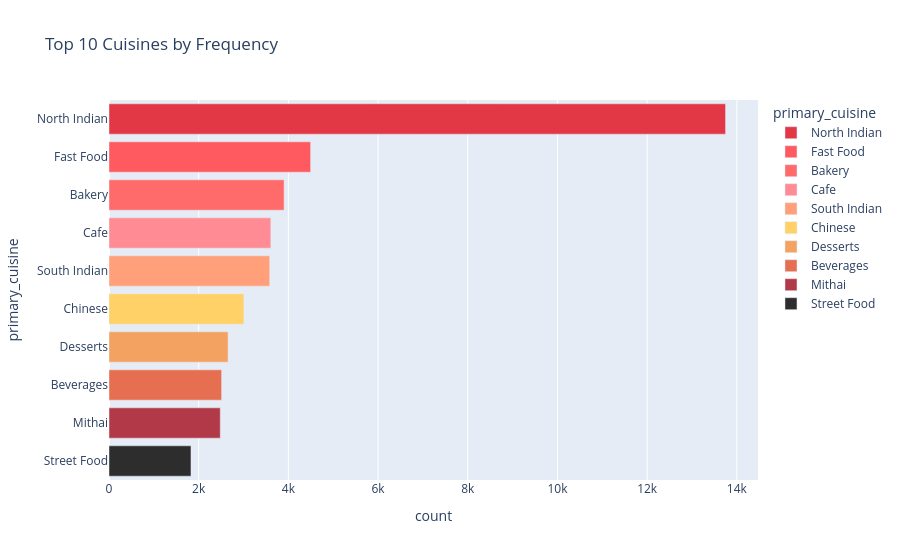

Notebook source saved alongside this figure:
### Markdown cell above
* The pie chart shows the **percentage share** of the top 10 cuisines available in the dataset.
* **North Indian cuisine dominates** with **32.9%**, indicating it is the most popular and widely offered cuisine.
* **Fast Food (10.7%)** ranks second, showing strong demand for quick-service dining.
* **Bakery (9.33%)**, **Cafe (8.63%)**, and **South Indian (8.57%)** have similar shares, reflecting balanced popularity.
* **Chinese cuisine (7.19%)** has a noticeable presence, highlighting demand for international flavors.
* **Desserts (6.35%)**, **Beverages (6.0%)**, and **Mithai (5.93%)** indicate growing preference for snack and sweet-based outlets.
* **Street Food (4.37%)** has the smallest share among the top 10 cuisines.
* Overall, the chart shows that the market is highly concentrated, with **North Indian cuisine alone covering nearly one-third** of total listings.

### Code cell
palette = ['#E23744', '#FF5A5F', '#FF6B6B', '#FF8C94', '#FFA07A', '#FFD166', '#F4A261', '#E76F51', '#B23A48', '#2D2D2D']
fig = px.bar(top_10_data,x=top_10_data['count'],y=top_10_data['primary_cuisine'],title='Top 10 Cuisines by Frequency',color='primary_cuisine',color_discrete_sequence=palette)
fig.show()

### Figure 1 — Plotly figure (JSON) as saved in the notebook; plotly's stock layout.template omitted (floating-point values rounded to 4 significant figures)
{"data": [{"hovertemplate": "primary_cuisine=%{y}<br>count=%{x}<extra></extra>", "legendgroup": "North Indian", "marker": {"color": "#E23744", "pattern": {"shape": ""}}, "name": "North Indian", "orientation": "h", "showlegend": true, "textposition": "auto", "type": "bar", "x": [13748], "xaxis": "x", "y": ["North Indian"], "yaxis": "y"}, {"hovertemplate": "primary_cuisine=%{y}<br>count=%{x}<extra></extra>", "legendgroup": "Fast Food", "marker": {"color": "#FF5A5F", "pattern": {"shape": ""}}, "name": "Fast Food", "orientation": "h", "showlegend": true, "textposition": "auto", "type": "bar", "x": [4496], "xaxis": "x", "y": ["Fast Food"], "yaxis": "y"}, {"hovertemplate": "primary_cuisine=%{y}<br>count=%{x}<extra></extra>", "legendgroup": "Bakery", "marker": {"color": "#FF6B6B", "pattern": {"shape": ""}}, "name": "Bakery", "orientation": "h", "showlegend": true, "textposition": "auto", "type": "bar", "x": [3904], "xaxis": "x", "y": ["Bakery"], "yaxis": "y"}, {"hovertemplate": "primary_cuisine=%{y}<br>count=%{x}<extra></extra>", "legendgroup": "Cafe", "marker": {"color": "#FF8C94", "pattern": {"shape": ""}}, "name": "Cafe", "orientation": "h", "showlegend": true, "textposition": "auto", "type": "bar", "x": [3608], "xaxis": "x", "y": ["Cafe"], "yaxis": "y"}, {"hovertemplate": "primary_cuisine=%{y}<br>count=%{x}<extra></extra>", "legendgroup": "South Indian", "marker": {"color": "#FFA07A", "pattern": {"shape": ""}}, "name": "South Indian", "orientation": "h", "showlegend": true, "textposition": "auto", "type": "bar", "x": [3584], "xaxis": "x", "y": ["South Indian"], "yaxis": "y"}, {"hovertemplate": "primary_cuisine=%{y}<br>count=%{x}<extra></extra>", "legendgroup": "Chinese", "marker": {"color": "#FFD166", "pattern": {"shape": ""}}, "name": "Chinese", "orientation": "h", "showlegend": true, "textposition": "auto", "type": "bar", "x": [3007], "xaxis": "x", "y": ["Chinese"], "yaxis": "y"}, {"hovertemplate": "primary_cuisine=%{y}<br>count=%{x}<extra></extra>", "legendgroup": "Desserts", "marker": {"color": "#F4A261", "pattern": {"shape": ""}}, "name": "Desserts", "orientation": "h", "showlegend": true, "textposition": "auto", "type": "bar", "x": [2655], "xaxis": "x", "y": ["Desserts"], "yaxis": "y"}, {"hovertemplate": "primary_cuisine=%{y}<br>count=%{x}<extra></extra>", "legendgroup": "Beverages", "marker": {"color": "#E76F51", "pattern": {"shape": ""}}, "name": "Beverages", "orientation": "h", "showlegend": true, "textposition": "auto", "type": "bar", "x": [2511], "xaxis": "x", "y": ["Beverages"], "yaxis": "y"}, {"hovertemplate": "primary_cuisine=%{y}<br>count=%{x}<extra></extra>", "legendgroup": "Mithai", "marker": {"color": "#B23A48", "pattern": {"shape": ""}}, "name": "Mithai", "orientation": "h", "showlegend": true, "textposition": "auto", "type": "bar", "x": [2481], "xaxis": "x", "y": ["Mithai"], "yaxis": "y"}, {"hovertemplate": "primary_cuisine=%{y}<br>count=%{x}<extra></extra>", "legendgroup": "Street Food", "marker": {"color": "#2D2D2D", "pattern": {"shape": ""}}, "name": "Street Food", "orientation": "h", "showlegend": true, "textposition": "auto", "type": "bar", "x": [1828], "xaxis": "x", "y": ["Street Food"], "yaxis": "y"}], "layout": {"barmode": "relative", "legend": {"title": {"text": "primary_cuisine"}, "tracegroupgap": 0}, "title": {"text": "Top 10 Cuisines by Frequency"}, "xaxis": {"anchor": "y", "domain": [0, 1], "title": {"text": "count"}}, "yaxis": {"anchor": "x", "categoryarray": ["Street Food", "Mithai", "Beverages", "Desserts", "Chinese", "South Indian", "Cafe", "Bakery", "Fast Food", "North Indian"], "categoryorder": "array", "domain": [0, 1], "title": {"text": "primary_cuisine"}}}}
